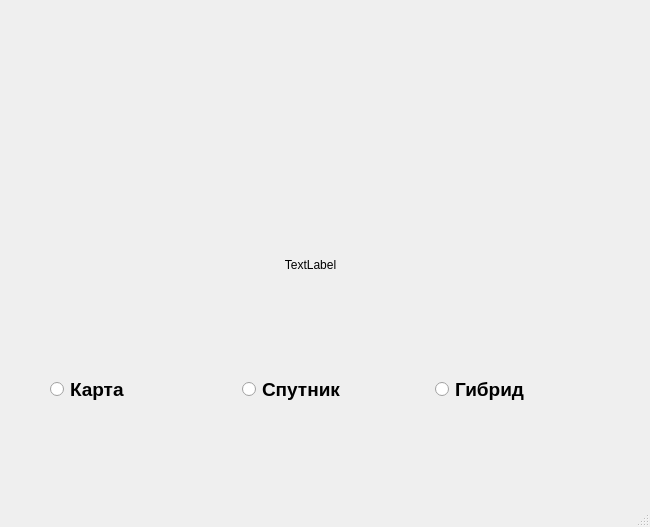
<?xml version="1.0" encoding="UTF-8"?>
<ui version="4.0">
 <class>MainWindow</class>
 <widget class="QMainWindow" name="MainWindow">
  <property name="geometry">
   <rect>
    <x>0</x>
    <y>0</y>
    <width>650</width>
    <height>527</height>
   </rect>
  </property>
  <property name="windowTitle">
   <string>MainWindow</string>
  </property>
  <widget class="QWidget" name="centralwidget">
   <widget class="QLabel" name="label">
    <property name="geometry">
     <rect>
      <x>10</x>
      <y>0</y>
      <width>601</width>
      <height>531</height>
     </rect>
    </property>
    <property name="text">
     <string>&lt;html&gt;&lt;head/&gt;&lt;body&gt;&lt;p align=&quot;center&quot;&gt;TextLabel&lt;/p&gt;&lt;/body&gt;&lt;/html&gt;</string>
    </property>
   </widget>
   <widget class="QWidget" name="horizontalLayoutWidget">
    <property name="geometry">
     <rect>
      <x>50</x>
      <y>350</y>
      <width>571</width>
      <height>80</height>
     </rect>
    </property>
    <layout class="QHBoxLayout" name="horizontalLayout">
     <item>
      <widget class="QRadioButton" name="button_map">
       <property name="font">
        <font>
         <family>Arial</family>
         <pointsize>14</pointsize>
         <weight>75</weight>
         <bold>true</bold>
        </font>
       </property>
       <property name="text">
        <string>Карта</string>
       </property>
      </widget>
     </item>
     <item>
      <widget class="QRadioButton" name="button_sat">
       <property name="font">
        <font>
         <family>Arial</family>
         <pointsize>14</pointsize>
         <weight>75</weight>
         <bold>true</bold>
        </font>
       </property>
       <property name="contextMenuPolicy">
        <enum>Qt::NoContextMenu</enum>
       </property>
       <property name="text">
        <string>Спутник</string>
       </property>
      </widget>
     </item>
     <item>
      <widget class="QRadioButton" name="button_sklsat">
       <property name="font">
        <font>
         <family>Arial</family>
         <pointsize>14</pointsize>
         <weight>75</weight>
         <bold>true</bold>
        </font>
       </property>
       <property name="contextMenuPolicy">
        <enum>Qt::DefaultContextMenu</enum>
       </property>
       <property name="text">
        <string>Гибрид</string>
       </property>
      </widget>
     </item>
    </layout>
   </widget>
  </widget>
  <widget class="QStatusBar" name="statusbar"/>
 </widget>
 <resources/>
 <connections/>
</ui>
